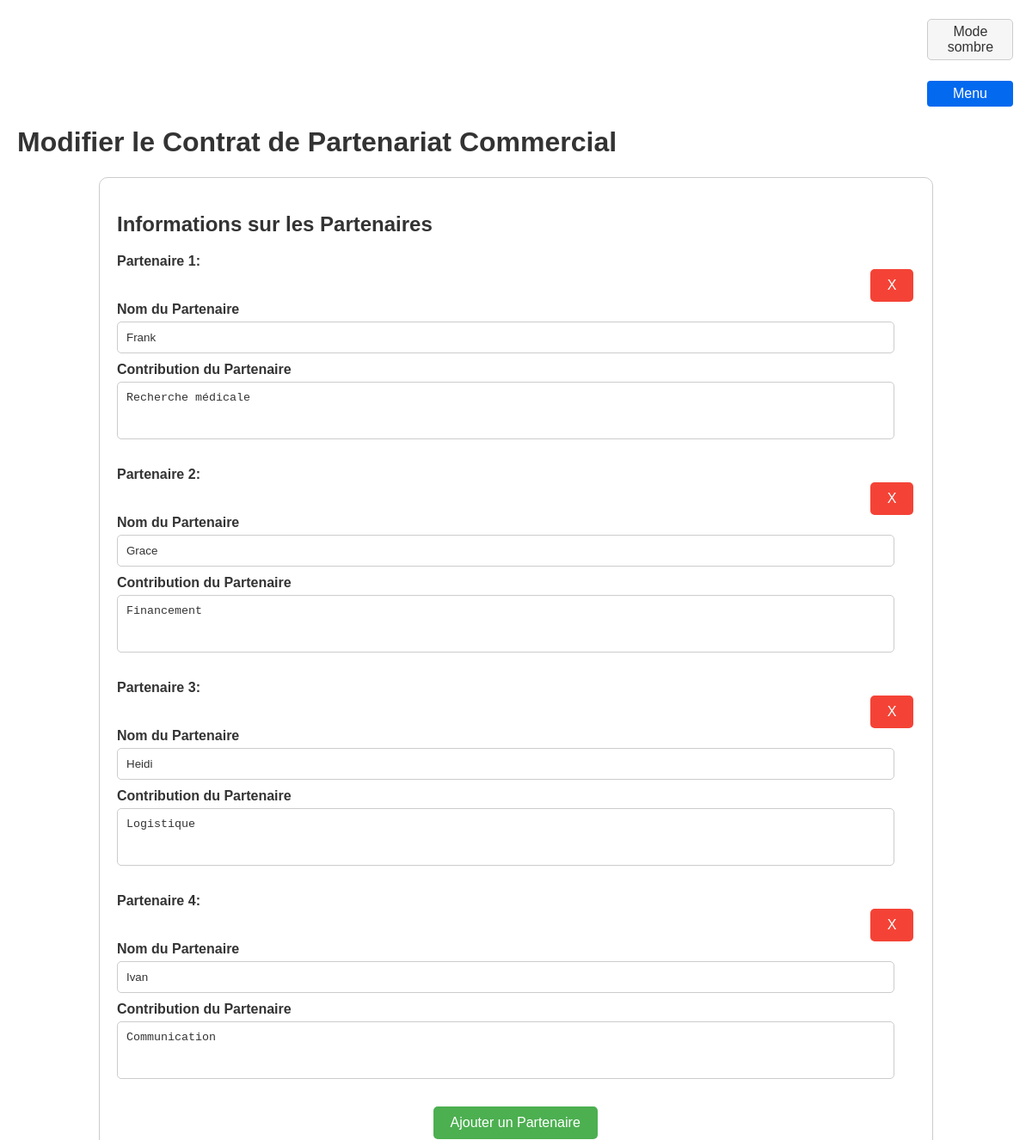
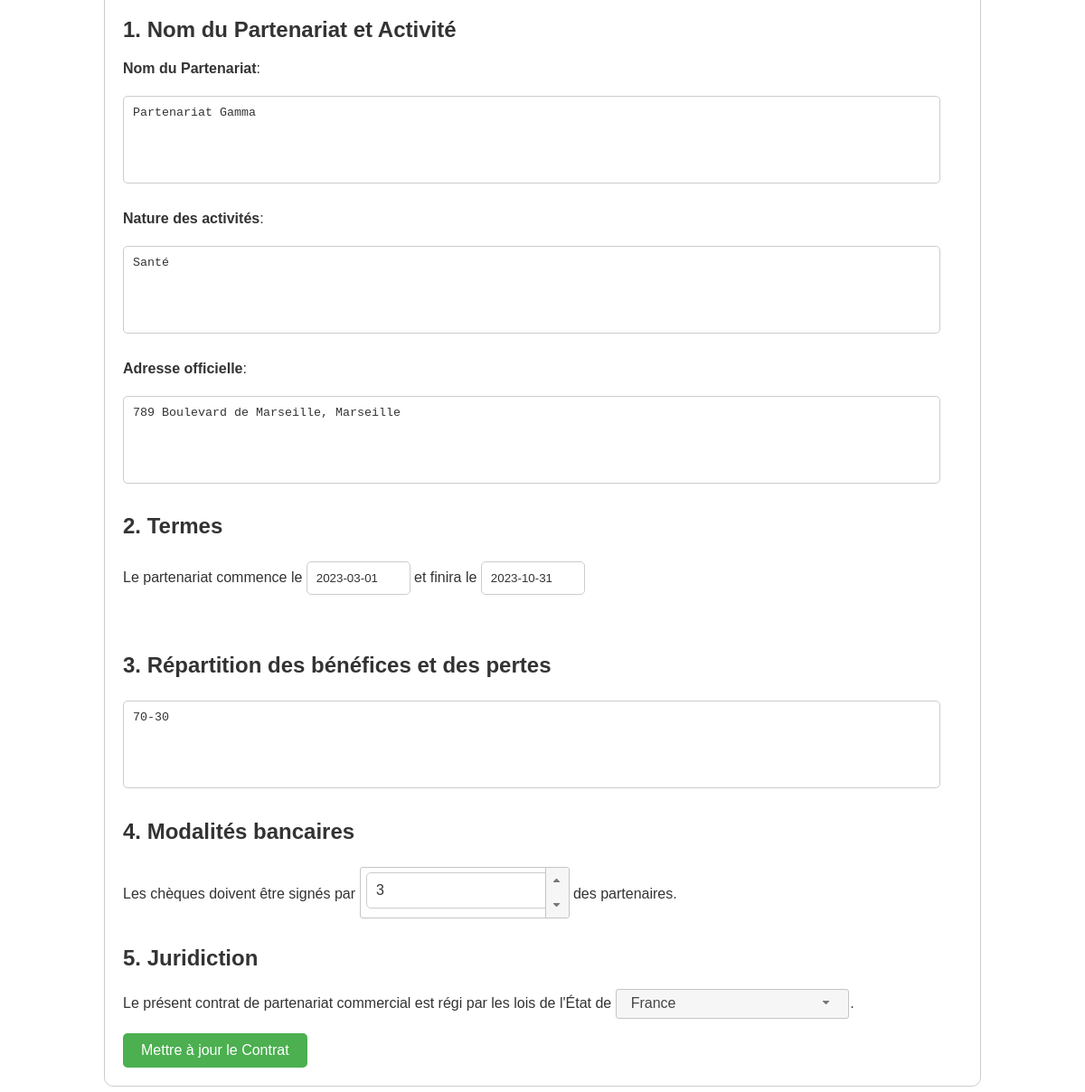
Screenshot of /edit_contract.php?id=3 with the database file from the repository (2 pictures, top to bottom).
### tables this page shows
CREATE TABLE `partenaire_formulaire` (
  `formulaire_id` int(11) NOT NULL,
  `partenaire_id` int(11) NOT NULL,
  `contribution` varchar(255) NOT NULL
);

CREATE TABLE `partenaire` (
  `id` int(11) NOT NULL,
  `nom` varchar(255) NOT NULL
);

CREATE TABLE `formulaire` (
  `id` int(11) NOT NULL,
  `date_creation` datetime NOT NULL,
  `num_partners` int(11) NOT NULL,
  `activity_type` varchar(255) NOT NULL,
  `partnership_name` varchar(255) NOT NULL,
  `official_address` varchar(255) NOT NULL,
  `start_date` date NOT NULL,
  `end_date` date NOT NULL,
  `profit_loss_distribution` varchar(255) NOT NULL,
  `signing_partner_count` int(11) NOT NULL,
  `country_code` varchar(2) NOT NULL,
  `id_compte` int(11) DEFAULT NULL
);

### functions.php (called while the page is built, shortened)
<?php
function sqlquery($pdo, $query, $params = [])
{
    $stmt = $pdo->prepare($query);
    $stmt->execute($params);
    return $stmt;
}
function getFormDataById($pdo, $formId)
{
    $queryForm = "SELECT * FROM formulaire WHERE id = :id";
    $formData = sqlquery($pdo, $queryForm, [':id' => $formId])->fetch(PDO::FETCH_ASSOC);
    $queryPartners = "SELECT p.id, p.nom, pf.contribution FROM partenaire p
                      JOIN partenaire_formulaire pf ON p.id = pf.partenaire_id
                      WHERE pf.formulaire_id = :formulaire_id";
    $partners = sqlquery($pdo, $queryPartners, [':formulaire_id' => $formId])->fetchAll(PDO::FETCH_ASSOC);
    $data = [
        'date_creation' => $formData['date_creation'],
        'num_partners' => $formData['num_partners'],
        'activity_type' => $formData['activity_type'],
        'partnership_name' => $formData['partnership_name'],
        'official_address' => $formData['official_address'],
        'start_date' => $formData['start_date'],
        'end_date' => $formData['end_date'],
        'profit_loss_distribution' => $formData['profit_loss_distribution'],
        'signing_partner_count' => $formData['signing_partner_count'],
        'country_code' => $formData['country_code'],
    ];
    return ['data' => $data, 'partners' => $partners];
}
?>

### edit_contract.php (the view, shortened to what this page needs)
<?php
require_once('html_utils/header.php');
require_once('functions.php');
$pdo = connectDB();
if (isset($_GET['id'])) {
    $formId = (int)$_GET['id'];
    try {
        $formData = getFormDataById($pdo, $formId);
    } catch (Exception $e) {
        echo "<p>Erreur : " . $e->getMessage() . "</p>";
        exit;
    }
} else {
    echo "<p>Erreur : ID du formulaire manquant.</p>";
    exit;
}
?>
<h1>Modifier le Contrat de Partenariat Commercial</h1>
<form method="POST" action="">
    <h2>Informations sur les Partenaires</h2>
    <div id="partners-container">
        <?php foreach ($formData['partners'] as $index => $partner): ?>
            <div class="partner-section">
                <label class="partnerNum">Partenaire <?php echo $index + 1; ?>:</label>
                <br>
                <div class="delete-partner-container">
                    <button type="button" class="delete-partner-button">X</button>
                </div>
                <label>Nom du Partenaire</label>
                <input type="text" class="partner-name" name="partner[]" value="<?php echo htmlspecialchars($partner['nom']); ?>" required>
                <label>Contribution du Partenaire</label>
                <textarea name="contribution[]" class="contributions" rows="3" required style="resize: none;"><?php echo htmlspecialchars($partner['contribution']); ?></textarea>
                <br>
                <br>
            </div>
        <?php endforeach; ?>
    </div>
    <div id="bottom-page-container">
        <button type="button" id="add-partner-button">Ajouter un Partenaire</button>
    </div>
    <h2>1. Nom du Partenariat et Activité</h2>
    <p><strong>Nom du Partenariat</strong>: </p>
    <textarea id="partnershipName" name="partnershipName" rows="5" required style="resize: none;"><?php echo htmlspecialchars($formData['data']['partnership_name']); ?></textarea>
    <p><strong>Nature des activités</strong>: </p>
    <textarea id="activityType" name="activityType" rows="5" required style="resize: none;"><?php echo htmlspecialchars($formData['data']['activity_type']); ?></textarea>
    <p><strong>Adresse officielle</strong>: </p>
    <textarea id="officialAdress" name="officialAdress" rows="5" required style="resize: none;"><?php echo htmlspecialchars($formData['data']['official_address']); ?></textarea>
    <h2>2. Termes</h2>
    <p>Le partenariat commence le <input type="text" id="date_debut" name="date_debut" value="<?php echo htmlspecialchars($formData['data']['start_date']); ?>"> et finira le <input type="text" id="date_fin" name="date_fin" value="<?php echo htmlspecialchars($formData['data']['end_date']); ?>"></p>
    <br>
    <h2>3. Répartition des bénéfices et des pertes</h2>
    <textarea id="distributionOfProfitsAndLosses" name="distributionOfProfitsAndLosses" rows="5" required style="resize: none;"><?php echo htmlspecialchars($formData['data']['profit_loss_distribution']); ?></textarea>
    <h2>4. Modalités bancaires</h2>
    <p>Les chèques doivent être signés par <input type="number" id="partnerCount" class="spinner-input" name="partnerCount" min="1" max="<?php echo count($formData['partners']); ?>" value="<?php echo htmlspecialchars($formData['data']['signing_partner_count']); ?>"> des partenaires.</p>
    <h2>5. Juridiction</h2>
    <p>Le présent contrat de partenariat commercial est régi par les lois de l'État de
    .
    </p>
    <button type="submit" id="submitFinalForm">Mettre à jour le Contrat</button>
</form>
<?php require_once('html_utils/footer.php'); ?>

### style.css (style rules this page uses)
body { font-family: Arial, sans-serif; margin: 20px; background-color: #f9f9f9; }
form { max-width: 80%; margin: auto; border: 1px solid #ccc; padding: 20px; border-radius: 10px; background-color: #fff; }
label { font-weight: bold; }
input[type="text"], input[type="number"], input[type="email"], input[type="password"], .spinner-input, .ui-spinner, .ui-spinner-input, textarea { width: 95%; padding: 10px; margin-top: 5px; margin-bottom: 10px; border: 1px solid #ccc; border-radius: 5px; }
input[type="text"]#date_debut, input[type="text"]#date_fin { width: 10%; }
input[type="submit"], button#add-partner-button, button#submitFinalForm, button[type="submit"] { background-color: #4caf50; color: white; padding: 10px 20px; border: none; border-radius: 5px; cursor: pointer; transition: background-color 0.3s ease; }
.light-theme { background-color: #ffffff; color : #333; }
.delete-partner-container { display: flex; justify-content: right; }
.delete-partner-container button { background-color: #f44336; color: white; padding: 10px 20px; border: none; border-radius: 5px; cursor: pointer; transition: background-color 0.3s ease; }
#bottom-page-container { display: flex; justify-content: space-around; }
#partnerCount { width: 200px; }

### rows the page displays
partenaire_formulaire: partenaire.nom "Frank", contribution "Recherche médicale"
partenaire_formulaire: partenaire.nom "Grace", contribution "Financement"
partenaire_formulaire: partenaire.nom "Heidi", contribution "Logistique"
partenaire_formulaire: partenaire.nom "Ivan", contribution "Communication"
formulaire: partnershipName "Partenariat Gamma", activityType "Santé", officialAdress "789 Boulevard de Marseille, Marseille", date_debut "2023-03-01", date_fin "2023-10-31", distributionOfProfitsAndLosses "70-30", partnerCount "3"
